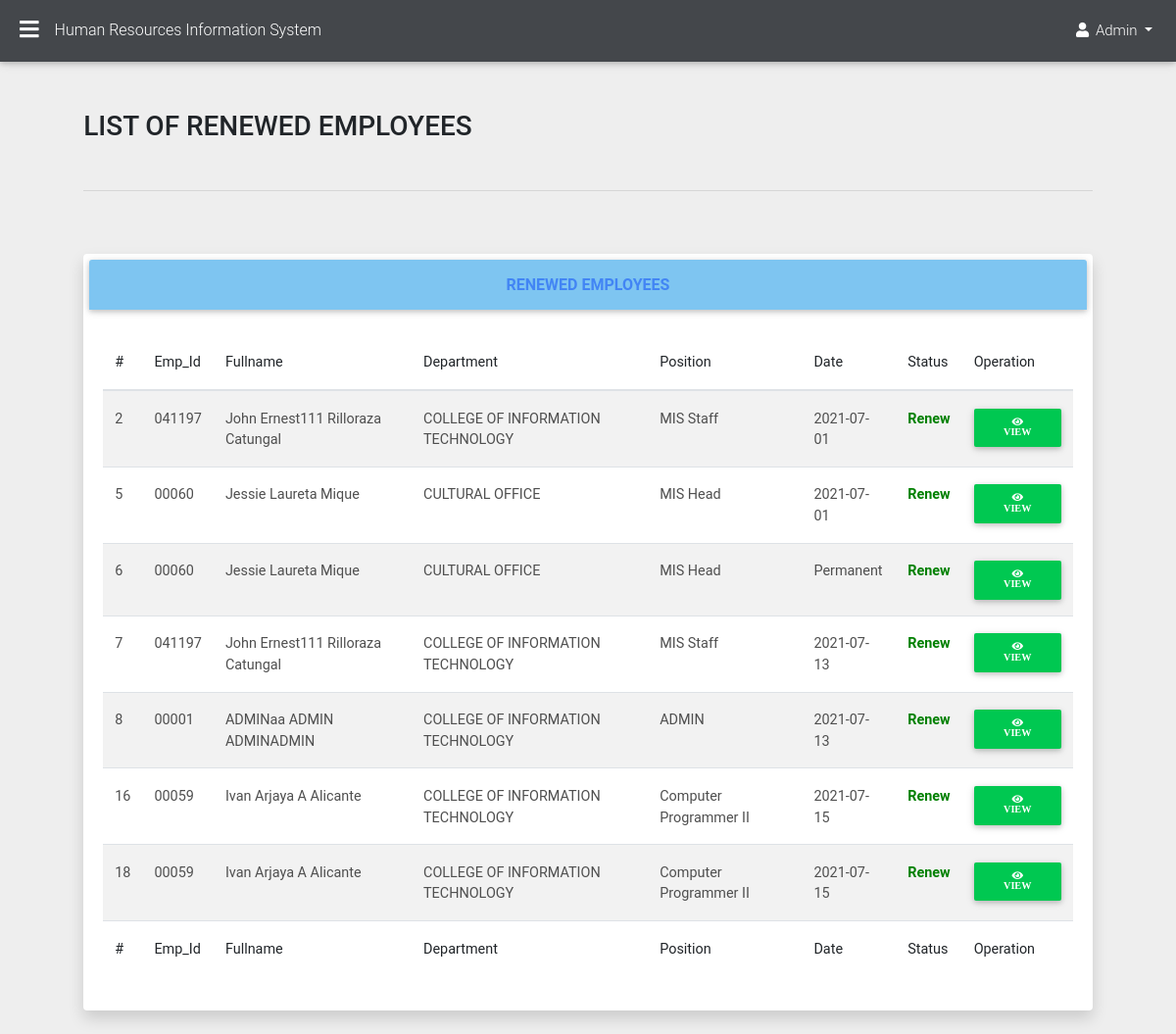
The page /HR-ADMIN/page/employee/history_renew.php (signed in) on the database its author committed.
### tables this page shows
CREATE TABLE `account` (
  `Id` int(11) NOT NULL,
  `employee_id` varchar(100) NOT NULL DEFAULT ' ',
  `password` varchar(100) NOT NULL DEFAULT ' ',
  `role` varchar(100) NOT NULL DEFAULT ' ',
  `employee_position` varchar(100) NOT NULL DEFAULT ' ',
  `employee_department` varchar(100) NOT NULL DEFAULT ' ',
  `employee_salarygrade` varchar(100) NOT NULL DEFAULT ' ',
  `employee_salarystep` varchar(100) NOT NULL DEFAULT ' ',
  `employee_salarycos` varchar(100) NOT NULL DEFAULT ' ',
  `employee_type` varchar(100) NOT NULL DEFAULT ' ',
  `employee_status` varchar(100) NOT NULL DEFAULT ' ',
  `employee_start` varchar(100) NOT NULL DEFAULT ' ',
  `employee_active` varchar(100) NOT NULL DEFAULT ' ',
  `employee_history` varchar(100) NOT NULL DEFAULT ' ',
  `dated` varchar(100) NOT NULL DEFAULT ' '
);

CREATE TABLE `emp_history` (
  `history_id` int(11) NOT NULL,
  `work_history` varchar(200) NOT NULL,
  `work_position` varchar(225) NOT NULL,
  `work_status` varchar(225) NOT NULL,
  `date_work` varchar(200) NOT NULL,
  `account_id` int(11) NOT NULL
);

CREATE TABLE `emp_profile` (
  `profile_id` int(11) NOT NULL,
  `employee_picture` varchar(100) NOT NULL DEFAULT ' ',
  `employee_firstname` varchar(100) NOT NULL DEFAULT ' ',
  `employee_middlename` varchar(100) NOT NULL DEFAULT ' ',
  `employee_lastname` varchar(100) NOT NULL DEFAULT ' ',
  `employee_extensionname` varchar(100) NOT NULL DEFAULT ' ',
  `employee_datebirth` date NOT NULL,
  `employee_placebirth` varchar(100) NOT NULL DEFAULT ' ',
  `employee_sex` varchar(100) NOT NULL DEFAULT ' ',
  `employee_civilstatus` varchar(100) NOT NULL DEFAULT ' ',
  `employee_height` varchar(100) NOT NULL DEFAULT ' ',
  `employee_weight` varchar(100) NOT NULL DEFAULT ' ',
  `employee_bloodtype` varchar(100) NOT NULL DEFAULT ' ',
  `employee_citizenship` varchar(100) NOT NULL DEFAULT ' ',
  `employee_Rblock` varchar(100) NOT NULL DEFAULT ' ',
  `employee_Rstreet` varchar(100) NOT NULL DEFAULT ' ',
  `employee_Rvillage` varchar(100) NOT NULL DEFAULT ' ',
  `employee_Rbarangay` varchar(100) NOT NULL DEFAULT ' ',
  `employee_Rcity` varchar(100) NOT NULL DEFAULT ' ',
  `employee_Rprovince` varchar(100) NOT NULL DEFAULT ' ',
  `employee_Rzipcode` varchar(100) NOT NULL DEFAULT ' ',
  `employee_Pblock` varchar(100) NOT NULL DEFAULT ' ',
  `employee_Pstreet` varchar(100) NOT NULL DEFAULT ' ',
  `employee_Pvillage` varchar(100) NOT NULL DEFAULT ' ',
  `employee_Pbarangay` varchar(100) NOT NULL DEFAULT ' ',
  `employee_Pcity` varchar(100) NOT NULL DEFAULT ' ',
  `employee_Pprovince` varchar(100) NOT NULL DEFAULT ' ',
  `employee_Pzipcode` varchar(100) NOT NULL DEFAULT ' ',
  `employee_telephone` varchar(100) NOT NULL DEFAULT ' ',
  `employee_contact` varchar(100) NOT NULL DEFAULT ' ',
  `employee_gsis` varchar(100) NOT NULL DEFAULT ' ',
  `employee_pagibig` varchar(100) NOT NULL DEFAULT ' ',
  `employee_philhealth` varchar(100) NOT NULL DEFAULT ' ',
  `employee_sss` varchar(100) NOT NULL DEFAULT ' ',
  `employee_tin` varchar(100) NOT NULL DEFAULT ' ',
  `employee_agency` varchar(225) NOT NULL DEFAULT ' ',
  `employee_email` varchar(225) NOT NULL DEFAULT ' ',
  `account_id` int(11) NOT NULL
);

### HR-ADMIN/page/employee/history_renew.php (the view, shortened to what this page needs)
<?php
include "../sidebar1.php";
?>
<div class="container-fluid">
<main>
<br>
<h1 class="h3 mb-2 text-gray-800">LIST OF RENEWED EMPLOYEES</h1>
<br>
<hr>
        <br>
            <br>
<div class="card shadow mb-4 ">
    <div class="card-header py-3 btn peach-primary btn-rounded">
        <h6 class="m-0 font-weight-bold text-primary">Renewed Employees</h6>
    </div>
    <div class="card-body">
        <div class="table-responsive">
        <table id="myTable" class="table table-striped employee" cellspacing="0" width="100%">
                <thead>
                    <tr>
                         <th>#</th>
                        <th>Emp_Id</th>
                        <th>Fullname</th>
                        <th>Department</th>
                        <th>Position</th>
                        <th>Date</th>
                         <th>Status</th>
                        <th>Operation</th>
                    </tr>
                </thead>
                <tfoot>
                    <tr>
                         <th>#</th>
                        <th>Emp_Id</th>
                        <th>Fullname</th>
                        <th>Department</th>
                        <th>Position</th>
                        <th>Date</th>
                         <th>Status</th>
                        <th>Operation</th>
                    </tr>
                </tfoot>
                <tbody>
                <?php
                    $conn = dbConnect();
                    $account = $conn->prepare("SELECT * FROM account
                    INNER JOIN emp_profile ON emp_profile.account_id = account.Id
                    INNER JOIN emp_history ON emp_history.account_id =account.Id
                    WHERE emp_history.work_history ='Renew'");
                    $account->execute();
                    while($result = $account->fetch(PDO::FETCH_ASSOC)){
                      echo '<tr>
                                  <td>'.$result["history_id"].'</td>
                               <td>'.$result["employee_id"].'</td>
                              <td>'.$result["employee_firstname"].'  '.$result["employee_middlename"].'  '.$result["employee_lastname"].''.$result["employee_extensionname"].'</td>
                              <td>'.$result["employee_department"].'</td>
                              <td>'.$result["employee_position"].'</td>
                               <td>'.$result["date_work"].'</td>
                               <td style="color:green"><strong>'.$result["work_history"].'</strong></td>
                              <td>  <a href="employee_profile.php?edit='.$result["Id"].'"class="btn btn-success btn-sm"><span class ="fa fa-eye"> View</a>
                              </td>
                            </tr>';
                    }
                    ?>
                </tbody>
            </table>
        </div>
    </div>
</div>
</div>

### rows shown on the page
account: emp_history.history_id "2", employee "041197", emp_profile.employee_firstname "John Ernest111", emp_profile.employee_middlename "Rilloraza", emp_profile.employee_lastname "Catungal", employee_department "COLLEGE OF INFORMATION TECHNOLOGY", employee_position "MIS Staff", emp_history.date_work "2021-07-01", emp_history.work_history "Renew", emp_history.history_id "7", emp_history.date_work "2021-07-13"
account: emp_history.history_id "5", employee "00060", emp_profile.employee_firstname "Jessie", emp_profile.employee_middlename "Laureta", emp_profile.employee_lastname "Mique", employee_department "CULTURAL OFFICE", employee_position "MIS Head", emp_history.date_work "2021-07-01", emp_history.work_history "Renew", emp_history.history_id "6", emp_history.date_work "Permanent"
account: emp_history.history_id "8", employee "00001", emp_profile.employee_firstname "ADMINaa", emp_profile.employee_middlename "ADMIN", emp_profile.employee_lastname "ADMIN", emp_profile.employee_extensionname "ADMIN", employee_department "COLLEGE OF INFORMATION TECHNOLOGY", employee_position "ADMIN", emp_history.date_work "2021-07-13", emp_history.work_history "Renew"
account: emp_history.history_id "16", employee "00059", emp_profile.employee_firstname "Ivan Arjaya", emp_profile.employee_middlename "A", emp_profile.employee_lastname "Alicante", employee_department "COLLEGE OF INFORMATION TECHNOLOGY", employee_position "Computer Programmer II", emp_history.date_work "2021-07-15", emp_history.work_history "Renew", emp_history.history_id "18"

### other values the page prints
$_SESSION['role'] "Admin"
